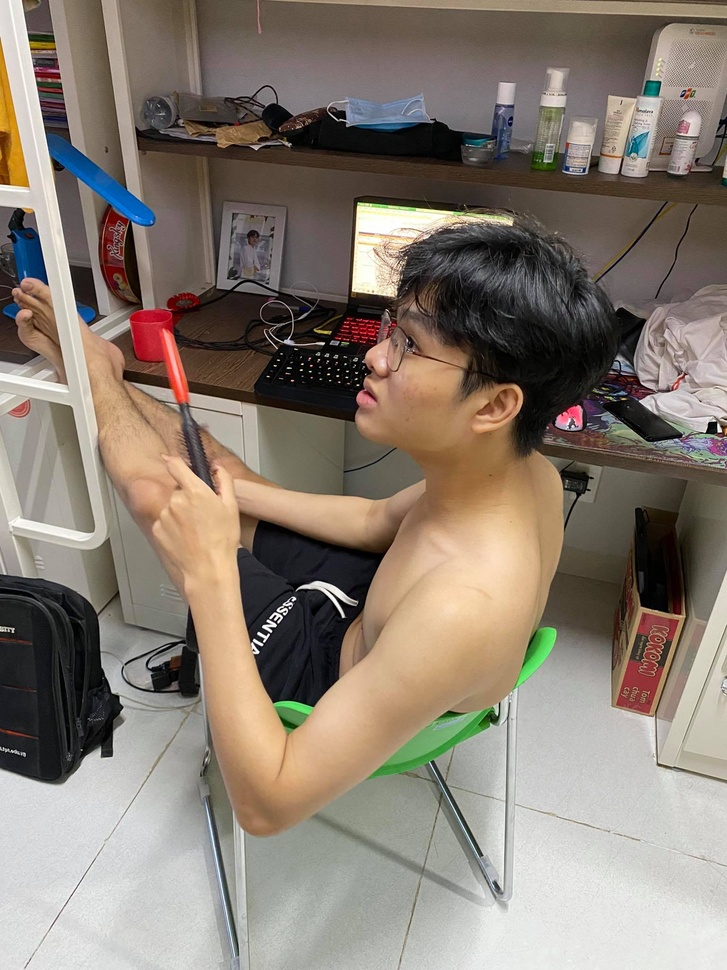
#> input picture khoai.jpg, 727 x 970 px, shrunk from 1536 x 2048 before the run
$ python image.py
#> lines starting #> are read from the running program, lines starting #| are printed output that depends on the picture; long printed decimals are rounded
import matplotlib.pyplot as plt
from sklearn import cluster
from sklearn.cluster import KMeans
import numpy

img = plt.imread("khoai.jpg") #doc img (chuyen than tuple)
#> img is the input picture: shape (970, 727, 3); mean R, G, B 135.9, 124.6, 113.5


height = img.shape[0] #Lay ra height
#> height = 970
width = img.shape[1]
#> width = 727

img = img.reshape(height*width, 3) #chuyen image thanh mot array chua cac array la cac pixel (duoi img thanh hang doc)

# print(img.shape)

# print(img)

kmeans = KMeans(n_clusters=4).fit(img)

labels = kmeans.predict(img)
print(labels)
#> (printed output is left out)
clusters = kmeans.cluster_centers_
#> clusters = [[108.9, 95.41, 84.75], [215.9, 210.5, 202.1], [37.51, 31.57, 28.61], [174.4, 156.1, 135.3]]
print(clusters)
#| [[108.863  95.412  84.747]
#|  [215.923 210.482 202.119]
#|  [ 37.509  31.565  28.614]
#|  [174.393 156.078  135.253]]

#print(labels)
#print(clusters)

img2 = numpy.zeros_like(img) # tao bien moi toan la so 0 co chieu giong img nam trong mot cai array (ko phai la tuple)
print(img2.shape)
#| (705190, 3)

for i in range(len(img2)):
    img2[i] = clusters[labels[i]]

img2 = img2.reshape(height, width, 3) # Khoi phuc buc anh tu chieu doc
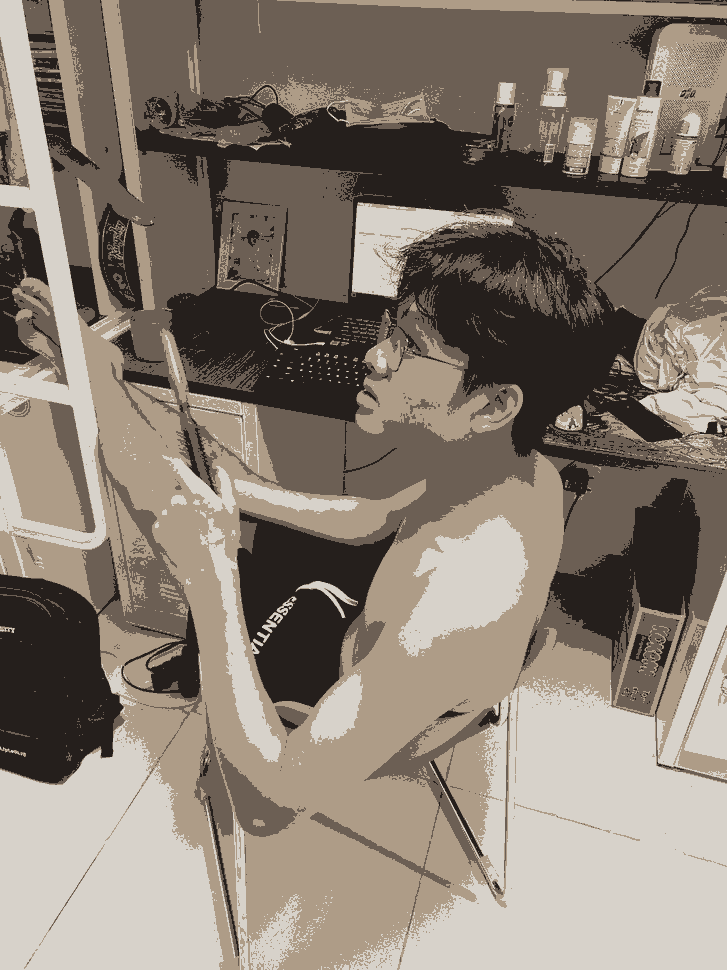
#> img2: shape (970, 727, 3); mean of channels 0, 1, 2 135.4, 124.4, 113.2; drawn as R, G, B

# Tat frame
fig = plt.figure(frameon=False)

# Cho buc anh lap day khung hinh
ax = plt.Axes(fig, [0., 0., 1., 1.])

# Tat truc toa do
ax.set_axis_off()
fig.add_axes(ax)

# Hien thi anh
plt.imshow(img2)
plt.show()

$ run again, with tree.jpg copied over khoai.jpg
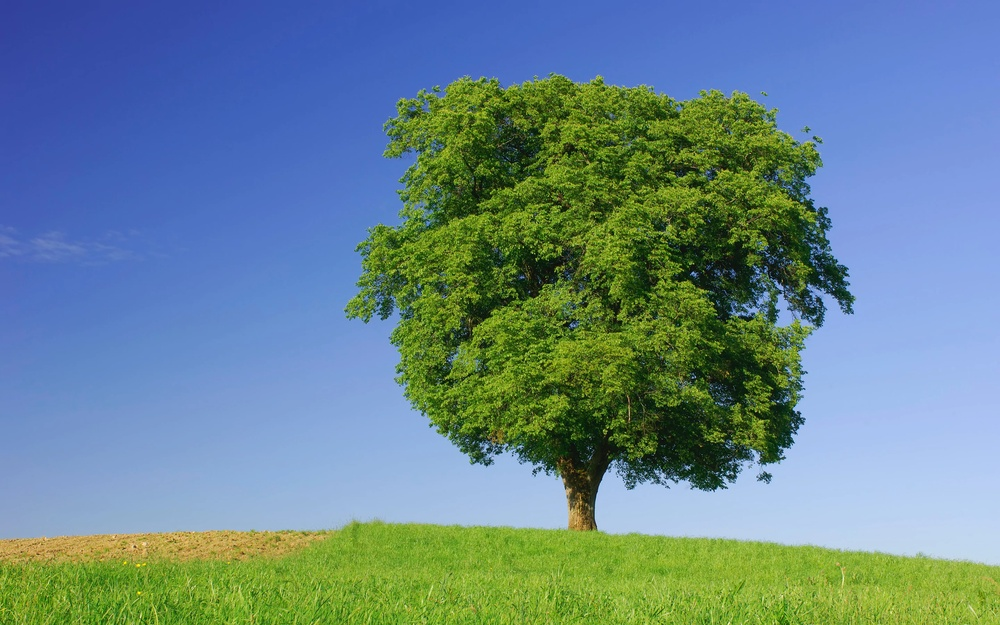
#> input picture tree.jpg, 1000 x 625 px, shrunk from 2880 x 1800 before the run
#> img is the input picture: shape (625, 1000, 3); mean R, G, B 103.1, 133.7, 141.6
#> (printed output is left out)
#> clusters = [[110.4, 142.3, 206.8], [32.26, 56.41, 17.88], [138.8, 167.8, 57.62], [86.25, 118.4, 33.96]]
#| [[110.406 142.272 206.843 ]
#|  [ 32.256   56.412  17.883]
#|  [138.794 167.763  57.615]
#|  [ 86.252 118.446   33.963]]
#| (625000, 3)
#> `img2 = img2.reshape(height, width, 3)`:
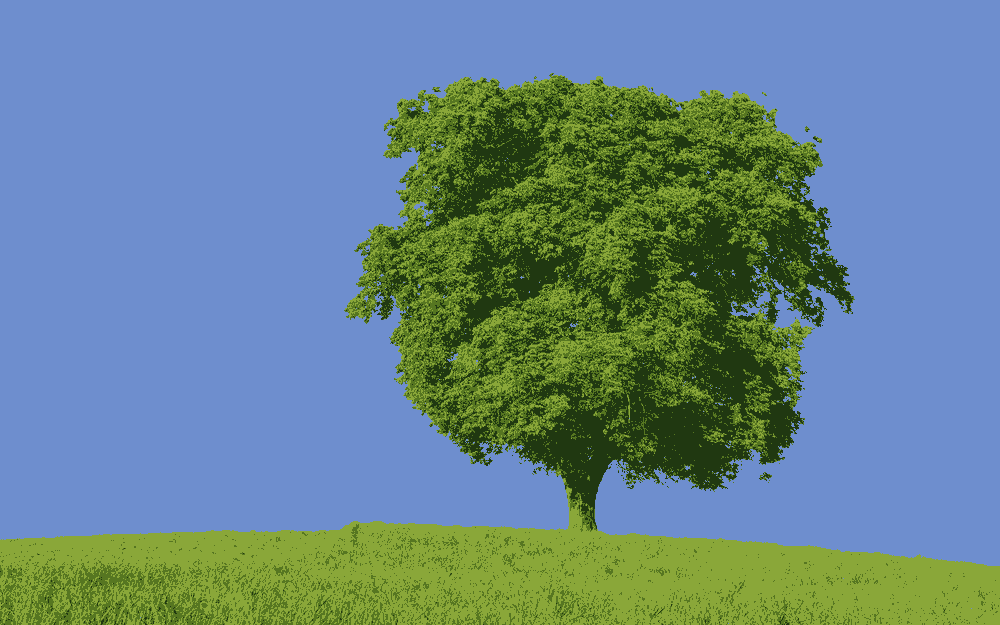
#> img2: shape (625, 1000, 3); mean of channels 0, 1, 2 102.7, 133.3, 140.8; drawn as R, G, B
